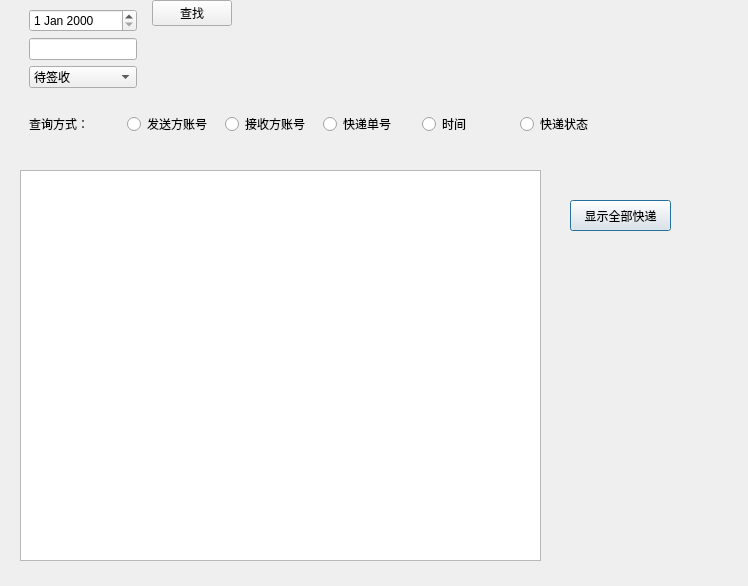
<?xml version="1.0" encoding="UTF-8"?>
<ui version="4.0">
 <class>PackageListWindow</class>
 <widget class="QDialog" name="PackageListWindow">
  <property name="geometry">
   <rect>
    <x>0</x>
    <y>0</y>
    <width>748</width>
    <height>586</height>
   </rect>
  </property>
  <property name="windowTitle">
   <string>Dialog</string>
  </property>
  <widget class="QWidget" name="widget" native="true">
   <property name="geometry">
    <rect>
     <x>0</x>
     <y>0</y>
     <width>726</width>
     <height>564</height>
    </rect>
   </property>
   <widget class="QTableWidget" name="PkgListTb">
    <property name="geometry">
     <rect>
      <x>20</x>
      <y>170</y>
      <width>521</width>
      <height>391</height>
     </rect>
    </property>
    <property name="sizePolicy">
     <sizepolicy hsizetype="Fixed" vsizetype="Expanding">
      <horstretch>60</horstretch>
      <verstretch>20</verstretch>
     </sizepolicy>
    </property>
   </widget>
   <widget class="QPushButton" name="btn_Default">
    <property name="geometry">
     <rect>
      <x>570</x>
      <y>200</y>
      <width>101</width>
      <height>31</height>
     </rect>
    </property>
    <property name="text">
     <string>显示全部快递</string>
    </property>
   </widget>
   <widget class="QWidget" name="widget_4" native="true">
    <property name="geometry">
     <rect>
      <x>20</x>
      <y>0</y>
      <width>601</width>
      <height>161</height>
     </rect>
    </property>
    <layout class="QFormLayout" name="formLayout">
     <item row="0" column="0">
      <widget class="QWidget" name="widget_2" native="true">
       <layout class="QVBoxLayout" name="verticalLayout">
        <item>
         <widget class="QDateEdit" name="date_Date"/>
        </item>
        <item>
         <widget class="QLineEdit" name="line_Search"/>
        </item>
        <item>
         <widget class="QComboBox" name="box_Status">
          <item>
           <property name="text">
            <string>待签收</string>
           </property>
          </item>
          <item>
           <property name="text">
            <string>已签收</string>
           </property>
          </item>
          <item>
           <property name="text">
            <string>待揽收</string>
           </property>
          </item>
         </widget>
        </item>
       </layout>
      </widget>
     </item>
     <item row="1" column="0" colspan="2">
      <widget class="QWidget" name="widget_3" native="true">
       <layout class="QHBoxLayout" name="horizontalLayout_2">
        <item>
         <widget class="QLabel" name="label">
          <property name="text">
           <string>查询方式：</string>
          </property>
         </widget>
        </item>
        <item>
         <widget class="QRadioButton" name="rb_UsernameSender">
          <property name="text">
           <string>发送方账号</string>
          </property>
         </widget>
        </item>
        <item>
         <widget class="QRadioButton" name="rb_UsernameRecver">
          <property name="text">
           <string>接收方账号</string>
          </property>
         </widget>
        </item>
        <item>
         <widget class="QRadioButton" name="rb_Index">
          <property name="text">
           <string>快递单号</string>
          </property>
         </widget>
        </item>
        <item>
         <widget class="QRadioButton" name="rb_Time">
          <property name="text">
           <string>时间</string>
          </property>
         </widget>
        </item>
        <item>
         <widget class="QRadioButton" name="rb_Status">
          <property name="text">
           <string>快递状态</string>
          </property>
         </widget>
        </item>
       </layout>
      </widget>
     </item>
     <item row="0" column="1">
      <widget class="QPushButton" name="btn_Search">
       <property name="sizePolicy">
        <sizepolicy hsizetype="Fixed" vsizetype="Fixed">
         <horstretch>0</horstretch>
         <verstretch>0</verstretch>
        </sizepolicy>
       </property>
       <property name="text">
        <string>查找</string>
       </property>
      </widget>
     </item>
    </layout>
   </widget>
  </widget>
 </widget>
 <resources/>
 <connections/>
</ui>
